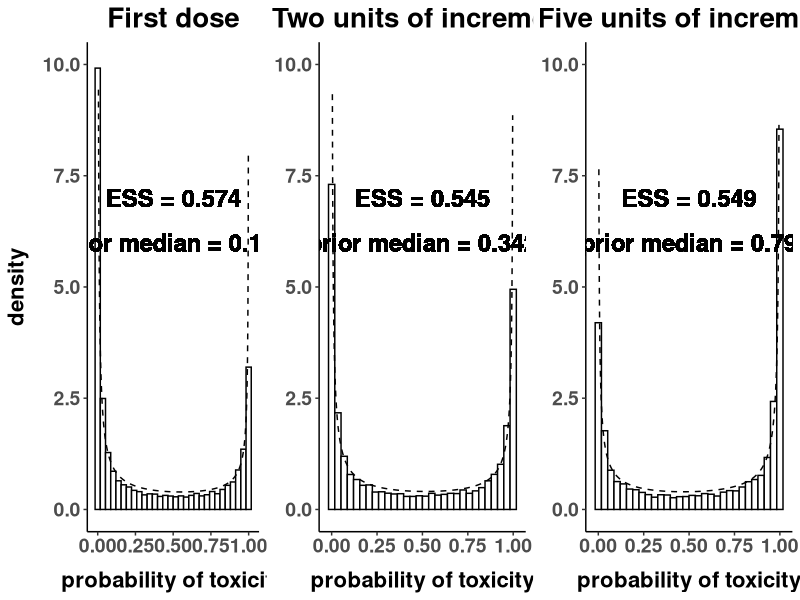
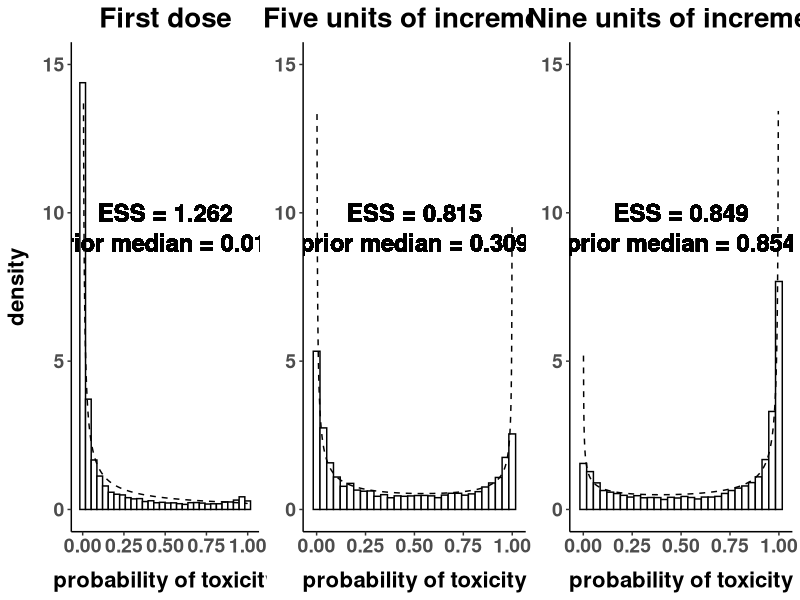

Generate these figures, in order, with R:
##############################################################
#
# Script to check the induced priors (with ESS) on fixed effects
#
#
##############################################################

library(MASS)

invlogit <- function(x) 1/(1+exp(-x))


I = 7  #number of doses

Ntot = 10000  # number of samples

delta_doses = c(2,3)  # to be used for jump less than 2: plot the first, 2 jumps and 5 jumps

##################################################################

mu_norm = -2
sigma_norm = 5
var_coeff= 0.5
slope_gamma = 0.667 

target_MTD=0.33

set.seed(125896)


shape_gamma = 1/var_coeff^2
rate_gamma = (var_coeff^2*slope_gamma)^-1


######## first dose
res = NULL
for (n in 1:Ntot){
  res_sample1 = c(rnorm(1,mu_norm, sigma_norm), rgamma(length(delta_doses), 
                                                       shape=shape_gamma*delta_doses, rate=rate_gamma))
  res_sample1 = cumsum(res_sample1)
  res= rbind(res, invlogit(res_sample1))
}

round(apply(res, 2, median),3)

res=data.frame(res)
dimnames(res)[[2]]<- c("first_dose", "two_jumps", "five_jumps")


x=seq(0.001,0.999,0.001)
library(ggplot2)
ab=fitdistr(res[,1],"beta",list(shape1=1,shape2=1)) 
plotd = data.frame(cbind(x=seq(0.001,0.999,0.001), y=dbeta(x, ab$estimate[1], ab$estimate[2])))
pprior1 =  ggplot(res, aes(x=first_dose)) + 
  theme_bw() + theme(panel.border = element_blank(), panel.grid.major = element_blank(),
                     panel.grid.minor = element_blank(), axis.line = element_line(colour = "black"),
                     legend.title = element_blank(), legend.text = element_text(size = 12, face = "bold"),
                     plot.title = element_text(size=20, face="bold", hjust = 0.5),
                     axis.title.x = element_text(size=16, face="bold", margin = margin(t = 10, r = 0, b = 0, l = 0)),
                     axis.title.y = element_text(size=16, face="bold", margin = margin(t = 0, r = 10, b = 0, l = 0)),
                     axis.text.x = element_text(face = "bold", size = 14),
                     axis.text.y = element_text(face = "bold", size = 14),
                     legend.position =  "none",
                     legend.key.size = unit(1.5, 'lines'),
                     strip.text = element_text(size=15)) +
  geom_histogram(aes(y=..density..), color="black", fill="white") +
  ggtitle("First dose") +  
  xlab("probability of toxicity") +
  geom_line(data=plotd, aes(x=x, y=y), size=0.5, linetype = "dashed") +
  ylim(0,10) +
  geom_text(x=0.5, y=7, label=paste("ESS = ", round(sum(ab$estimate),3),sep=""), aes(fontface=2), size=6) +
  geom_text(x=0.5, y=6, label=paste("prior median = ", round(median(res[,1]),3),sep=""), aes(fontface=2), size=6)

#pprior1 

ab=fitdistr(res[,2],"beta",list(shape1=1,shape2=1)) 
plotd = data.frame(cbind(x=seq(0.001,0.999,0.001), y=dbeta(x, ab$estimate[1], ab$estimate[2])))
pprior2 =  ggplot(res, aes(x=two_jumps)) + 
  theme_bw() + theme(panel.border = element_blank(), panel.grid.major = element_blank(),
                     panel.grid.minor = element_blank(), axis.line = element_line(colour = "black"),
                     legend.title = element_blank(), legend.text = element_text(size = 12, face = "bold"),
                     plot.title = element_text(size=20, face="bold", hjust = 0.5),
                     axis.title.x = element_text(size=16, face="bold", margin = margin(t = 10, r = 0, b = 0, l = 0)),
                     axis.title.y = element_blank(),
                     axis.text.x = element_text(face = "bold", size = 14),
                     axis.text.y = element_text(face = "bold", size = 14),
                     legend.position =  "none",
                     legend.key.size = unit(1.5, 'lines'),
                     strip.text = element_text(size=15)) +
  geom_histogram(aes(y=..density..), color="black", fill="white") +
  ggtitle("Two units of increment") +  
  xlab("probability of toxicity") +
  geom_line(data=plotd, aes(x=x, y=y), size=0.5, linetype = "dashed") +
  ylim(0,10) +
  geom_text(x=0.5, y=7, label=paste("ESS = ", round(sum(ab$estimate),3),sep=""), aes(fontface=2), size=6) +
  geom_text(x=0.5, y=6, label=paste("prior median = ", round(median(res[,2]),3),sep=""), aes(fontface=2), size=6)

#pprior2 


ab=fitdistr(res[,3],"beta",list(shape1=1,shape2=1)) 
plotd = data.frame(cbind(x=seq(0.001,0.999,0.001), y=dbeta(x, ab$estimate[1], ab$estimate[2])))
pprior3 =  ggplot(res, aes(x=five_jumps)) + 
  theme_bw() + theme(panel.border = element_blank(), panel.grid.major = element_blank(),
                     panel.grid.minor = element_blank(), axis.line = element_line(colour = "black"),
                     legend.title = element_blank(), legend.text = element_text(size = 12, face = "bold"),
                     plot.title = element_text(size=20, face="bold", hjust = 0.5),
                     axis.title.x = element_text(size=16, face="bold", margin = margin(t = 10, r = 0, b = 0, l = 0)),
                     axis.title.y = element_blank(),
                     axis.text.x = element_text(face = "bold", size = 14),
                     axis.text.y = element_text(face = "bold", size = 14),
                     legend.position =  "none",
                     legend.key.size = unit(1.5, 'lines'),
                     strip.text = element_text(size=15)) +
  geom_histogram(aes(y=..density..), color="black", fill="white") +
  ggtitle("Five units of increment") +  
  xlab("probability of toxicity") +
  geom_line(data=plotd, aes(x=x, y=y), size=0.5, linetype = "dashed") +
  ylim(0,10) +
  geom_text(x=0.5, y=7, label=paste("ESS = ", round(sum(ab$estimate),3),sep=""), aes(fontface=2), size=6) +
  geom_text(x=0.5, y=6, label=paste("prior median = ", round(median(res[,3]),3),sep=""), aes(fontface=2), size=6)

#pprior3 

library(gridExtra)


jpeg("p_less_2_only3.jpeg", width = 20, height = 10, unit="in", res=300)
grid.arrange(pprior1, pprior2, pprior3, nrow = 1)
dev.off()



############################################# jump > 2
Ntot = 10000  # number of samples

delta_doses = c(5,4)

##################################################################

mu_norm = -4
sigma_norm = 3.5
var_coeff= 0.5
slope_gamma = 0.642 

target_MTD=0.33

set.seed(125896)


shape_gamma = 1/var_coeff^2
rate_gamma = (var_coeff^2*slope_gamma)^-1


######## first dose
res = NULL
for (n in 1:Ntot){
  res_sample1 = c(rnorm(1,mu_norm, sigma_norm), rgamma(length(delta_doses), 
                                                       shape=shape_gamma*delta_doses, rate=rate_gamma))
  res_sample1 = cumsum(res_sample1)
  res= rbind(res, invlogit(res_sample1))
}

round(apply(res, 2, median),3)

res=data.frame(res)
dimnames(res)[[2]]<- c("first_dose", "five_jumps", "nine_jumps")



library(ggplot2)
ab=fitdistr(res[,1],"beta",list(shape1=1,shape2=1)) 
plotd = data.frame(cbind(x=seq(0.001,0.999,0.001), y=dbeta(x, ab$estimate[1], ab$estimate[2])))
pprior1 =  ggplot(res, aes(x=first_dose)) + 
  theme_bw() + theme(panel.border = element_blank(), panel.grid.major = element_blank(),
                     panel.grid.minor = element_blank(), axis.line = element_line(colour = "black"),
                     legend.title = element_blank(), legend.text = element_text(size = 12, face = "bold"),
                     plot.title = element_text(size=20, face="bold", hjust = 0.5),
                     axis.title.x = element_text(size=16, face="bold", margin = margin(t = 10, r = 0, b = 0, l = 0)),
                     axis.title.y = element_text(size=16, face="bold", margin = margin(t = 0, r = 10, b = 0, l = 0)),
                     axis.text.x = element_text(face = "bold", size = 14),
                     axis.text.y = element_text(face = "bold", size = 14),
                     legend.position =  "none",
                     legend.key.size = unit(1.5, 'lines'),
                     strip.text = element_text(size=15)) +
  geom_histogram(aes(y=..density..), color="black", fill="white") +
  ggtitle("First dose") +  
  xlab("probability of toxicity") +
  geom_line(data=plotd, aes(x=x, y=y), size=0.5, linetype = "dashed") +
  ylim(0,15) +
  geom_text(x=0.5, y=10, label=paste("ESS = ", round(sum(ab$estimate),3),sep=""), aes(fontface=2), size=6) +
  geom_text(x=0.5, y=9, label=paste("prior median = ", round(median(res[,1]),3),sep=""), aes(fontface=2), size=6)

#pprior1 

ab=fitdistr(res[,2],"beta",list(shape1=1,shape2=1)) 
plotd = data.frame(cbind(x=seq(0.001,0.999,0.001), y=dbeta(x, ab$estimate[1], ab$estimate[2])))
pprior2 =  ggplot(res, aes(x=five_jumps)) + 
  theme_bw() + theme(panel.border = element_blank(), panel.grid.major = element_blank(),
                     panel.grid.minor = element_blank(), axis.line = element_line(colour = "black"),
                     legend.title = element_blank(), legend.text = element_text(size = 12, face = "bold"),
                     plot.title = element_text(size=20, face="bold", hjust = 0.5),
                     axis.title.x = element_text(size=16, face="bold", margin = margin(t = 10, r = 0, b = 0, l = 0)),
                     axis.title.y = element_blank(),
                     axis.text.x = element_text(face = "bold", size = 14),
                     axis.text.y = element_text(face = "bold", size = 14),
                     legend.position =  "none",
                     legend.key.size = unit(1.5, 'lines'),
                     strip.text = element_text(size=15)) +
  geom_histogram(aes(y=..density..), color="black", fill="white") +
  ggtitle("Five units of increment") +  
  xlab("probability of toxicity") +
  geom_line(data=plotd, aes(x=x, y=y), size=0.5, linetype = "dashed") +
  ylim(0,15) +
  geom_text(x=0.5, y=10, label=paste("ESS = ", round(sum(ab$estimate),3),sep=""), aes(fontface=2), size=6) +
  geom_text(x=0.5, y=9, label=paste("prior median = ", round(median(res[,2]),3),sep=""), aes(fontface=2), size=6)

#pprior2 


ab=fitdistr(res[,3],"beta",list(shape1=1,shape2=1)) 
plotd = data.frame(cbind(x=seq(0.001,0.999,0.001), y=dbeta(x, ab$estimate[1], ab$estimate[2])))
pprior3 =  ggplot(res, aes(x=nine_jumps)) + 
  theme_bw() + theme(panel.border = element_blank(), panel.grid.major = element_blank(),
                     panel.grid.minor = element_blank(), axis.line = element_line(colour = "black"),
                     legend.title = element_blank(), legend.text = element_text(size = 12, face = "bold"),
                     plot.title = element_text(size=20, face="bold", hjust = 0.5),
                     axis.title.x = element_text(size=16, face="bold", margin = margin(t = 10, r = 0, b = 0, l = 0)),
                     axis.title.y = element_blank(),
                     axis.text.x = element_text(face = "bold", size = 14),
                     axis.text.y = element_text(face = "bold", size = 14),
                     legend.position =  "none",
                     legend.key.size = unit(1.5, 'lines'),
                     strip.text = element_text(size=15)) +
  geom_histogram(aes(y=..density..), color="black", fill="white") +
  ggtitle("Nine units of increment") +  
  xlab("probability of toxicity") +
  geom_line(data=plotd, aes(x=x, y=y), size=0.5, linetype = "dashed") +
  ylim(0,15) +
  geom_text(x=0.5, y=10, label=paste("ESS = ", round(sum(ab$estimate),3),sep=""), aes(fontface=2), size=6) +
  geom_text(x=0.5, y=9, label=paste("prior median = ", round(median(res[,3]),3),sep=""), aes(fontface=2), size=6)

#pprior3 

library(gridExtra)

jpeg("p_greater_2_only3.jpeg", width = 20, height = 10, unit="in", res=300)
grid.arrange(pprior1, pprior2, pprior3, nrow = 1)
dev.off()

